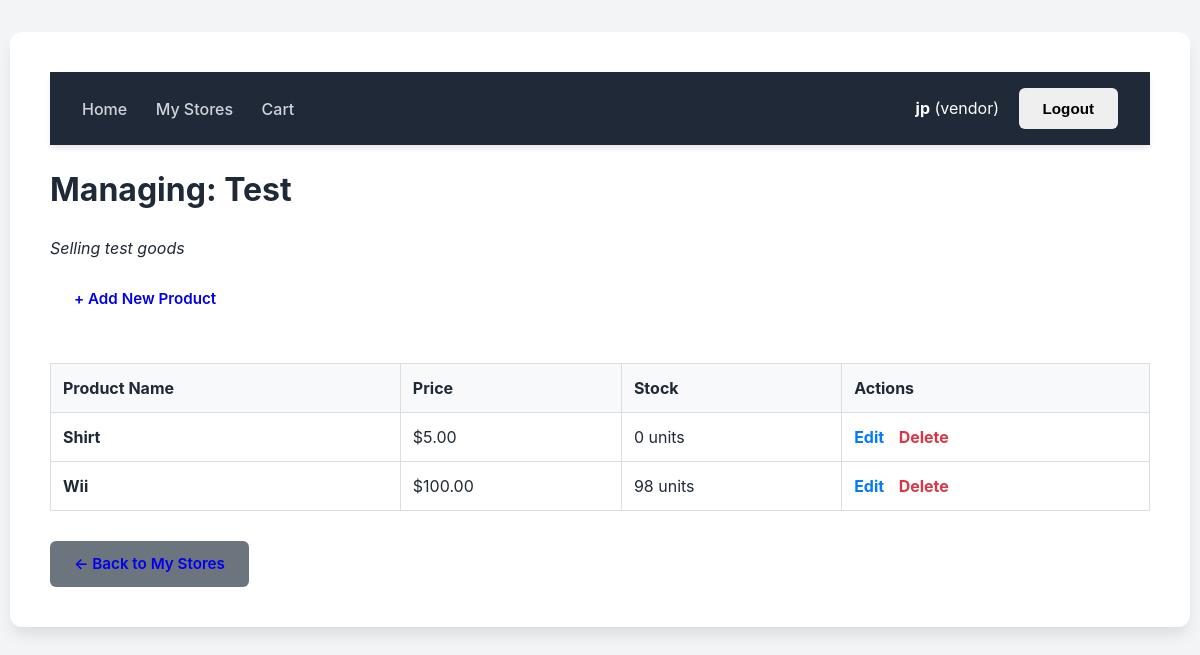
The page /store/1/products/ (signed in) on the database its author committed.
### store/models.py (models this page shows, shortened)
class Profile(models.Model):
    ROLE_CHOICES = (
        ('vendor', 'Vendor'),
        ('buyer', 'Buyer'),
    )
    user = models.OneToOneField(User, on_delete=models.CASCADE)
    role = models.CharField(
        max_length=10,
        choices=ROLE_CHOICES,
        default='buyer'
    )

class Store(models.Model):
    vendor = models.ForeignKey(
        User,
        on_delete=models.CASCADE,
        related_name='stores'
    )
    name = models.CharField(max_length=255)
    description = models.TextField(blank=True)
    created_at = models.DateTimeField(auto_now_add=True)

class Product(models.Model):
    store = models.ForeignKey(
        Store,
        on_delete=models.CASCADE,
        related_name='products'
    )
    name = models.CharField(max_length=255)
    description = models.TextField()
    price = models.DecimalField(max_digits=10, decimal_places=2)
    stock = models.PositiveIntegerField(default=0)

### store/views.py (the view)
@login_required
@user_passes_test(is_vendor)
def manage_products(request, store_id):
    store = get_object_or_404(Store, id=store_id, vendor=request.user)
    products = Product.objects.filter(store=store)
    return render(
        request,
        'store/manage_products.html',
        {'store': store, 'products': products}
    )

### store/views.py (called while the page is built)
def is_vendor(user):
    return hasattr(user, 'profile') and user.profile.role == 'vendor'

### store/templates/store/manage_products.html (shortened to what this page needs)
{% extends 'base.html' %}
{% block content %}
    <h1>Managing: {{ store.name }}</h1>
    <p><em>{{ store.description }}</em></p>
    <a href="{% url 'add_product' store.id %}" class="btn btn-add" style="margin-bottom: 20px;">+ Add New Product</a>
    <table style="width: 100%; border-collapse: collapse; margin-top: 20px;">
        <thead style="background-color: #f8f9fa;">
            <tr>
                <th style="border: 1px solid #ddd; padding: 12px; text-align: left;">Product Name</th>
                <th style="border: 1px solid #ddd; padding: 12px; text-align: left;">Price</th>
                <th style="border: 1px solid #ddd; padding: 12px; text-align: left;">Stock</th>
                <th style="border: 1px solid #ddd; padding: 12px; text-align: left;">Actions</th>
            </tr>
        </thead>
        <tbody>
            {% for product in products %}
            <tr>
                <td style="border: 1px solid #ddd; padding: 12px;"><strong>{{ product.name }}</strong></td>
                <td style="border: 1px solid #ddd; padding: 12px;">${{ product.price }}</td>
                <td style="border: 1px solid #ddd; padding: 12px;">{{ product.stock }} units</td>
                <td style="border: 1px solid #ddd; padding: 12px;">
                    <a href="{% url 'edit_product' product.id %}" style="margin-right: 10px; color: #007bff; text-decoration: none; font-weight: bold;">Edit</a>
                    <a href="{% url 'delete_product' product.id %}" style="color: #dc3545; text-decoration: none; font-weight: bold;" onclick="return confirm('Delete this product?')">Delete</a>
                </td>
            </tr>
            {% empty %}
            <tr>
                <td colspan="4" style="border: 1px solid #ddd; padding: 40px; text-align: center; color: #666;">No products found in this store.</td>
            </tr>
            {% endfor %}
        </tbody>
    </table>
    <div style="margin-top: 30px;">
        <a href="{% url 'vendor_store_list' %}" class="btn" style="background-color: #6c757d;">← Back to My Stores</a>
    </div>
{% endblock %}

### store/templates/base.html (shortened to what this page needs)
<!DOCTYPE html>
<html lang="en">
<head>
</head>
<body>
<div class="container">
    <nav>
        <div>
            <a href="{% url 'product_list' %}">Home</a>
            {% if user.is_authenticated %}
                {% if user.profile.role == 'vendor' %}
                    <a href="{% url 'vendor_store_list' %}">My Stores</a>
                {% endif %}
                <a href="{% url 'view_cart' %}">Cart</a>
            {% endif %}
        </div>
        <div>
            {% if user.is_authenticated %}
                <span style="margin-right:15px;"><strong>{{ user.username }}</strong> ({{ user.profile.role }})</span>
                <form action="{% url 'logout' %}" method="post" style="display:inline;">
                    <button type="submit" class="btn btn-logout">Logout</button>
                </form>
            {% else %}
                <a href="{% url 'login' %}">Login</a>
                <a href="{% url 'register_view' %}">Register</a>
            {% endif %}
        </div>
    </nav>
    {% block content %}{% endblock %}
</div>
</body>
</html>

### store/templates/base.html (style rules this page uses)
:root { --primary: #2563eb; --success: #16a34a; --danger: #dc2626; --warning: #f59e0b; --dark: #1f2937; --light: #f9fafb; }
body { font-family: 'Inter', system-ui, sans-serif; margin: 0; background-color: #f3f4f6; color: var(--dark); line-height: 1.5; }
nav { background: var(--dark); color: white; padding: 1rem 2rem; display: flex; justify-content: space-between; align-items: center; box-shadow: 0 4px 6px -1px rgba(0,0,0,0.1); }
nav a { color: #d1d5db; text-decoration: none; font-weight: 500; transition: color 0.2s; margin-right: 1.5rem; }
.container { max-width: 1100px; margin: 2rem auto; background: white; padding: 2.5rem; border-radius: 12px; box-shadow: 0 10px 15px -3px rgba(0,0,0,0.1); }
.btn { display: inline-block; padding: 0.75rem 1.5rem; border-radius: 6px; font-weight: 600; text-decoration: none; border: none; cursor: pointer; transition: opacity 0.2s; font-size: 0.95rem; }

### rows shown on the page
Store: name "Test", description "Selling test goods"
Product: name "Shirt", price "5.00", stock "0"
Product: name "Wii", price "100.00", stock "98"

### other values the page prints
{{ user.username }} "jp"
{{ user.profile.role }} "vendor"
